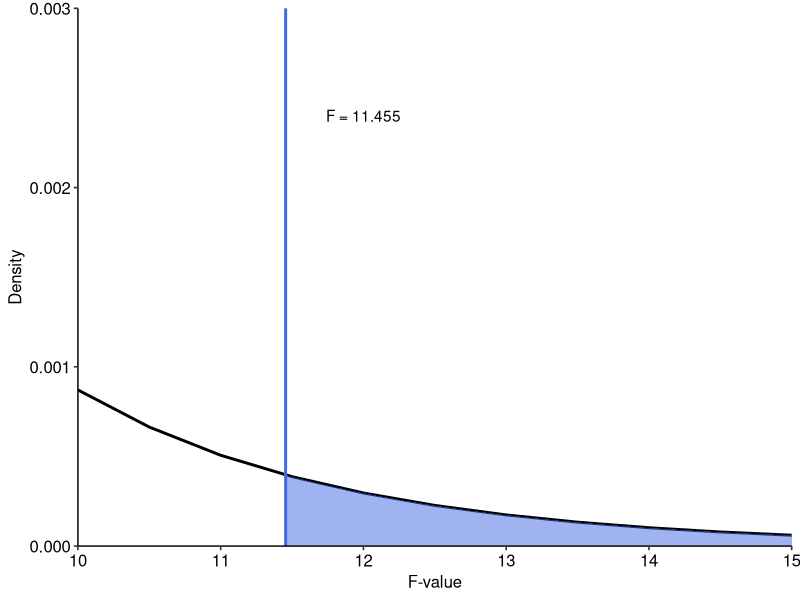

The R source for this figure:
## ---- chunk 1
library(tidyverse)
library(ggpubr)
library(here)
library(rstatix)

# i_am("code/bookdown/09-regressions-2.Rmd")
## ---- chunk 2
w10_flow <- read_csv(here("data", "week_10", "w10_flow.csv"))
## ---- chunk 3
flow_block1 <- lm(DFS_Total ~ GoldMSI, data = w10_flow)
## ---- chunk 4
flow_block2 <- lm(DFS_Total ~ GoldMSI + openness, data = w10_flow)
## ---- chunk 5
flow_block3 <- lm(DFS_Total ~ GoldMSI + openness + trait_anxiety, data = w10_flow)
## ---- chunk 6
summary(flow_block1)
## ---- chunk 7
summary(flow_block2)
## ---- chunk 8
summary(flow_block3)
## ---- chunk 9
summary(flow_block1)$r.squared
summary(flow_block2)$r.squared
summary(flow_block3)$r.squared
## ---- chunk 10
anova(flow_block1, flow_block2)
## ---- chunk 11
anova(flow_block2, flow_block3)
## ---- chunk 12
AIC(flow_block1, flow_block2, flow_block3)
BIC(flow_block1, flow_block2, flow_block3)
## ---- chunk 13
tibble(
  x = seq(0, 15, by = .5),
  y = df(x, df1 = 1, df2 = 809)
) %>%
  ggplot(
    aes(x = x, y = y)
  ) +
  geom_line(linewidth = 1) +
  theme_pubr() +
  geom_vline(xintercept = 11.455, linewidth = 1, colour = "royalblue") +
  annotate("text", x = 12, y = 0.0024, label = "F = 11.455") +
  stat_function(fun = df, args = list(df1 = 1, df2 = 809), 
                geom = "area", xlim = c(11.455, 15),
                fill = "royalblue", alpha = 0.5) + 
  scale_x_continuous(expand = c(0, 0), limits = c(10, NA)) + 
  scale_y_continuous(expand = c(0, 0), limits = c(0, 0.003)) +
  labs(x = "F-value", y = "Density")

## ---- chunk 14
pf(11.45514, df1 = 1, df2 = 808, lower.tail = FALSE)
## ---- chunk 15
x <- anova(flow_block1, flow_block2)
x

# Using the output from anova() to manually calculate p-value
SSb <- x$RSS[1]
SSa <- x$RSS[2]
pa <- length(coef(flow_block2))
pb <- length(coef(flow_block1))
dfa <- nrow(w10_flow) - pa
dfb <- nrow(w10_flow) - pb

f_val <- ((SSb-SSa)/(pa-pb))/(SSa/dfa)

pf(f_val, df1 = dfb-dfa, df2 = dfa, lower.tail = FALSE)

